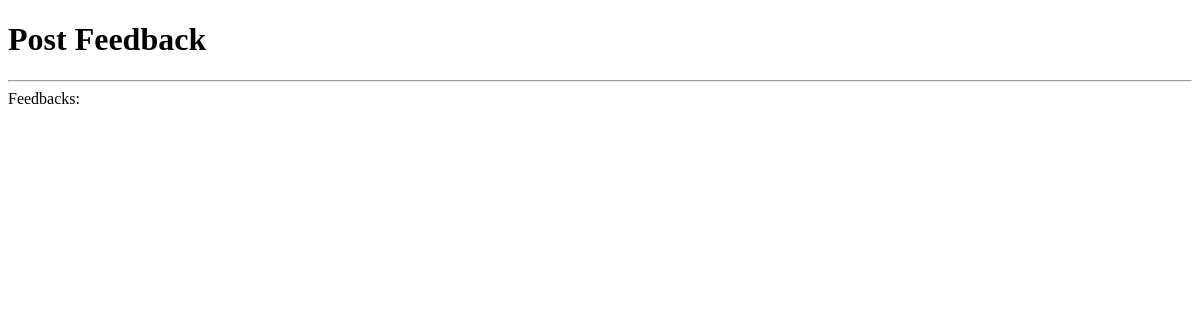
Before: /post/detail/feedback/6 with the older database file.
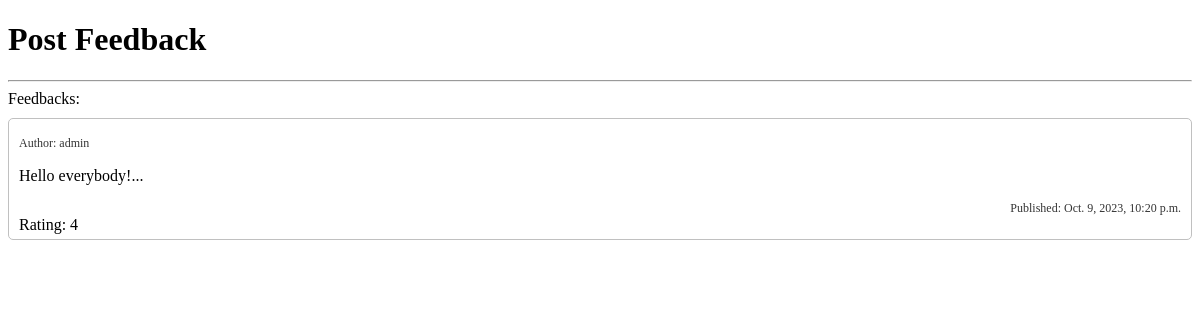
After: the same page with the newer database file.
### blog/models.py (models this page shows, shortened)
class PostFeedback(models.Model):
    post = models.ForeignKey(Post, on_delete=models.CASCADE, related_name="post_feedbacks")
    author = models.ForeignKey('auth.USER', on_delete=models.CASCADE)
    text = models.CharField(max_length=255, verbose_name='Text')
    created = models.DateTimeField(auto_now_add=True)
    published_date = models.DateTimeField(auto_now_add=True, verbose_name='Published Date')
    rating = models.PositiveIntegerField(default=3, verbose_name='Rating')

### blog/views.py (the view)
# urls.py: path('post/detail/feedback/<int:post_pk>', post_feedback, name='post_feedback'),
def post_feedback(request, post_pk):
    post = Post.objects.get(pk=post_pk)
    post_feedbacks = PostFeedback.objects.filter(post_id=post_pk)
    context = {'post': post, 'feedbacks': post_feedbacks}
    return render(request, 'blog/post_feedback.html', context)

### blog/templates/blog/post_feedback.html (shortened to what this page needs)
<!DOCTYPE html>
<html lang="en">
<head>
</head>
<body>
<div>
    <h1>Post Feedback</h1>
    <hr>
    <div class="feedback_wrapper">
        Feedbacks:
        {% for feedback in feedbacks %}
        <div class="feedback">
            <p class="author">Author: {{ feedback.author }}</p>
            <p>{{ feedback.text }}...</p>
            <div style="display: flex; justify-content: end">
                <span class="date">Published: {{ feedback.published_date }}</span>
            </div>
             <div class="rating">
             Rating: {{feedback.rating}}
        </div>
        </div>
        {% endfor %}
    </div>
</div>
</body>
</html>

Changed rows visible on the page:
now on this page (row edited): PostFeedback: author "admin", text "Hello everybody!", published_date "Oct. 9, 2023, 10:20 p.m.", rating "4"
